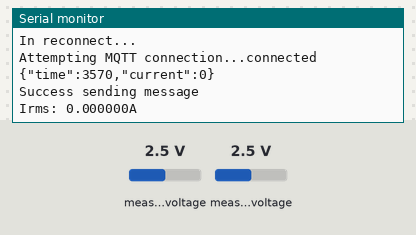
Recording of a sketch running on a simulated ESP32. Shown: the last lines printed to the serial monitor. The inputs (shaded band) are chosen by the test bench; at power-on: measured voltage 2.5 V. WiFi joins after 1.5 s; servers stay silent unless stated; no MQTT or app messages arrive unless stated.

Above: at 3.7 s.
3.8 s: measured voltage (sensor 200) set to 0.1 V
At 5.1 s:
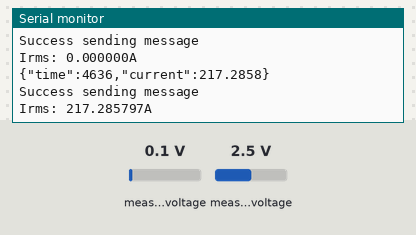
5.3 s: measured voltage (sensor 201) set to 0.1 V
At 6.2 s:
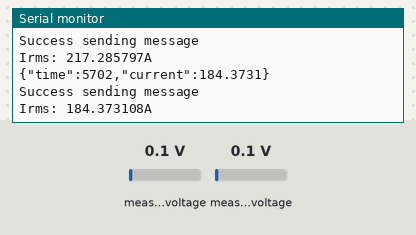
6.8 s: measured voltage (sensor 200) set to 1.2 V
At 7.6 s:
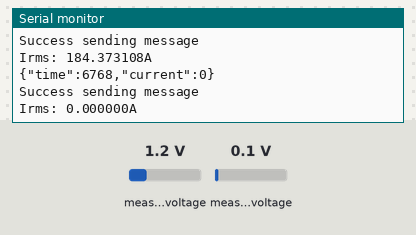
8.3 s: measured voltage (sensor 201) set to 1.2 V
At 9.8 s:
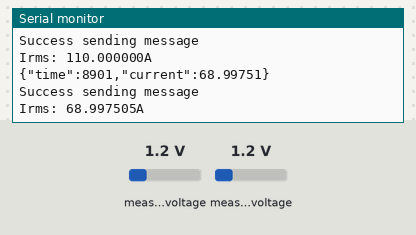
Timing chart, 0 to 10.8 s (numbered marks = the images above; inputs shaded):
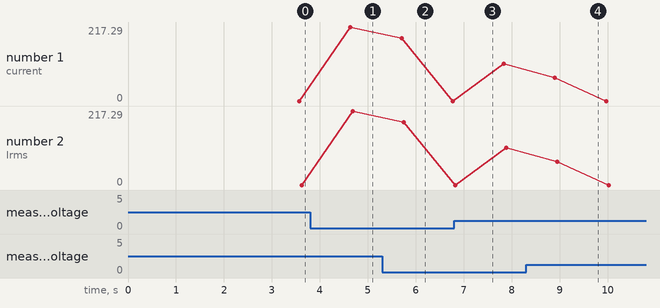

Measured:
- after the input at 3.8 s, the serial monitor: prints a new line after 0.84 s (image 1)
- after the input at 5.3 s, the serial monitor: prints a new line after 0.40 s (image 2)
- after the input at 8.3 s, the serial monitor: prints a new line after 0.60 s (image 4)
- plotted number 1: 0 → 217.29 after the input at 3.8 s, 0 → 110 after the input at 6.8 s
- plotted number 2: 0 → 217.29 after the input at 3.8 s, 217.29 → 184.37 after the input at 5.3 s, 184.37 → 110 after the input at 6.8 s

The sketch:

trial.ino
```cpp
#include <PubSubClient.h>
#include <WiFi.h>
#include <Wire.h>
#include <Adafruit_ADS1X15.h>
#include <ArduinoJson.h>
#include "./config.h"

#define ARDUINOJSON_USE_LONG_LONG 1
#define ARDUINOJSON_USE_DOUBLE 1

float current;
const float FACTOR = 100; //At 100A of current the voltage from the sensor = 1V
const float multiplier =  0.000125; //Was 0.000125 changed it to reduce errors///nb/

// Update these with values suitable for your network.
const char* ssid = WIFI_SSID;
const char* password = WIFI_PASSWORD;
const char* mqtt_server = MQTT_SERVER;
const char* mqtt_user = MQTT_USER;
const char* mqtt_pass= MQTT_PASS;

Adafruit_ADS1115 ads;  /* Use this for the 16-bit version */
WiFiClient espClient;
PubSubClient client(espClient);

void setup() {
    Serial.begin(115200);
    delay(1000);
    ads.setGain(GAIN_ONE);        // 1x gain   +/- 4.096V  1 bit = 2mV      0.125mV
    ads.begin();
    setup_wifi();
    client.setServer(mqtt_server, 1883);
}

void loop() {
    if (!client.connected()) {
        reconnect();
    }
    StaticJsonBuffer<300> JSONbuffer;
    JsonObject& JSONencoder = JSONbuffer.createObject();

    float current = getcurrent();
    JSONencoder["time"] = millis();
    JSONencoder["current"] = current;

    char JSONmessageBuffer[100];
    JSONencoder.printTo(JSONmessageBuffer, sizeof(JSONmessageBuffer));
    Serial.println(JSONmessageBuffer);

    if (client.publish("sensorData/techexpo/juaMota/firstdevice", JSONmessageBuffer) == true) {
        Serial.println("Success sending message");
    } else {
        Serial.println("Error sending message");
    }
    client.loop();
    delay(50);
    printMeasure("Irms: ", current, "A");
}

void setup_wifi() {
    WiFi.begin(ssid, password);
    while (WiFi.status() != WL_CONNECTED) {
        delay(500);
        Serial.print(".");
    }
    Serial.println("WiFi connected");
    Serial.println("IP address: ");
    Serial.println(WiFi.localIP());
}

void reconnect() {
    Serial.println("In reconnect...");
    while (!client.connected()) {
        Serial.print("Attempting MQTT connection...");
        if (client.connect("techexpo_juaMota_firstdevice", mqtt_user, mqtt_pass)) {
            Serial.println("connected");
        } else {
            Serial.print("failed, rc=");
            Serial.print(client.state());
            Serial.println(" try again in 5 seconds");
            delay(5000);
        }
    }
}

float getcurrent() {
    float voltage, current;
    float sum = 0;
    long timecheck = millis();
    int counter = 0;

    while(millis() - timecheck < 1000) {
        voltage = ads.readADC_Differential_0_1() * multiplier;// Read data from ADC pins 0 and 1
        current = voltage * FACTOR;
        sum += sq(current);
        counter = counter + 1;
    }
    current = sqrt(sum/counter);
    return current;
}

void printMeasure(String prefix, float value, String postfix) {
    Serial.print(prefix);
    Serial.print(value, 6);
    Serial.println(postfix);
}
```

config.h
```cpp
#define WIFI_SSID "Nakuja";

#define WIFI_PASSWORD "ajukaN12345";

#define MQTT_SERVER "vm.rodneyosodo.com";

#define MQTT_USER "mkubwa";

#define MQTT_PASS "hQw2JcbDgWrbTynVe9T9APCKErEN2pfDBZi8UTQVOB5MkGc3";
```
